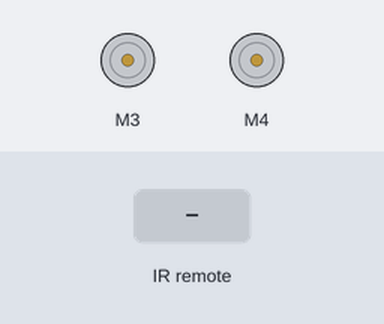
This sketch was run on a simulated Arduino Uno, built with avr-gcc and run on an emulated ATmega328P. Parts: 2 × DC motor (green arrow = forward, orange = backward, longer = faster). The inputs (shaded band) are chosen by the test bench.

Above: at 1.2 s.
1.3 s: infrared code 0xE0E006F9 received
At 2.5 s:
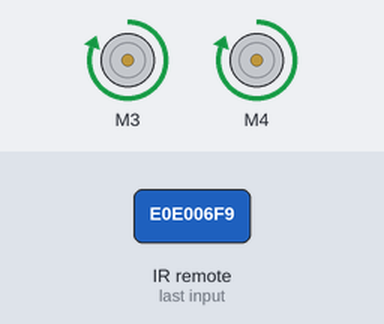
2.8 s: infrared code 0xE0E08679 received
At 3.7 s:
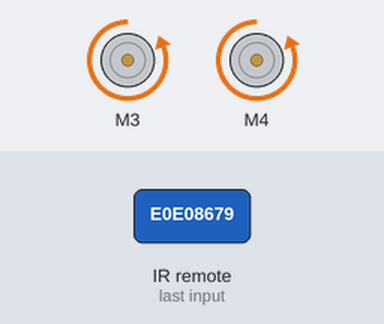
4.3 s: infrared code 0xE0E0A659 received
At 4.8 s:
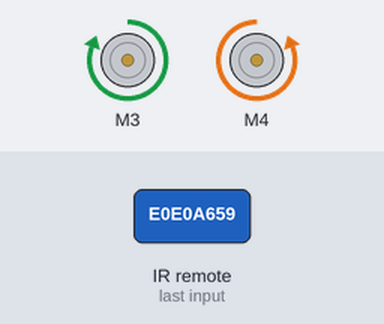
5.8 s: infrared code 0xE0E046B9 received
At 7.2 s:
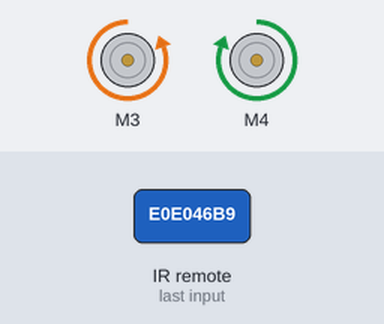
Timing chart, 0 to 8.3 s (numbered marks = the images above; inputs shaded):
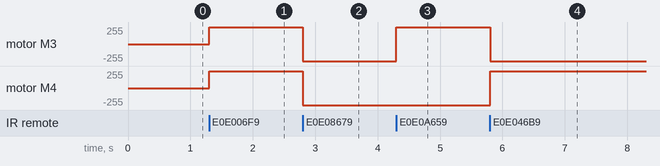

The sketch:

ir_rc_car_final.ino
```cpp
#include<IRremote.h>
#include<AFMotor.h>
const int pin =2     ;
IRrecv rec(pin);
decode_results result;

AF_DCMotor m3(3);
AF_DCMotor m4(4);

void setup() {
 rec.enableIRIn();
 m3.setSpeed(255);
 m4.setSpeed(255);
}

void loop() {
  if(rec.decode(&result)){
    if(result.value == 3772778233){
      m3.run(FORWARD);
      m4.run(FORWARD);
    }
    else if(result.value == 3772810873 )
    {
      m3.run(BACKWARD);
      m4.run(BACKWARD);
    }
    else if(result.value == 3772819033)
    {
      m3.run(FORWARD);
      m4.run(BACKWARD);
    }
    else if(result.value == 3772794553)
    {
      m3.run(BACKWARD);
      m4.run(FORWARD);
    }
    else{
      m3.run(RELEASE);
      m4.run(RELEASE);
    }
    rec.resume();
  }
}
```

Measured:
- after the input at 1.3 s, motor M3, motor M4: stopped → forward 255/255 at once
- after the input at 2.8 s, motor M3, motor M4: forward 255/255 → backward 255/255 at once
- after the input at 4.3 s, motor M3: backward 255/255 → forward 255/255 at once
- after the input at 5.8 s, motor M3: forward 255/255 → backward 255/255 at once; motor M4: backward 255/255 → forward 255/255 at once
